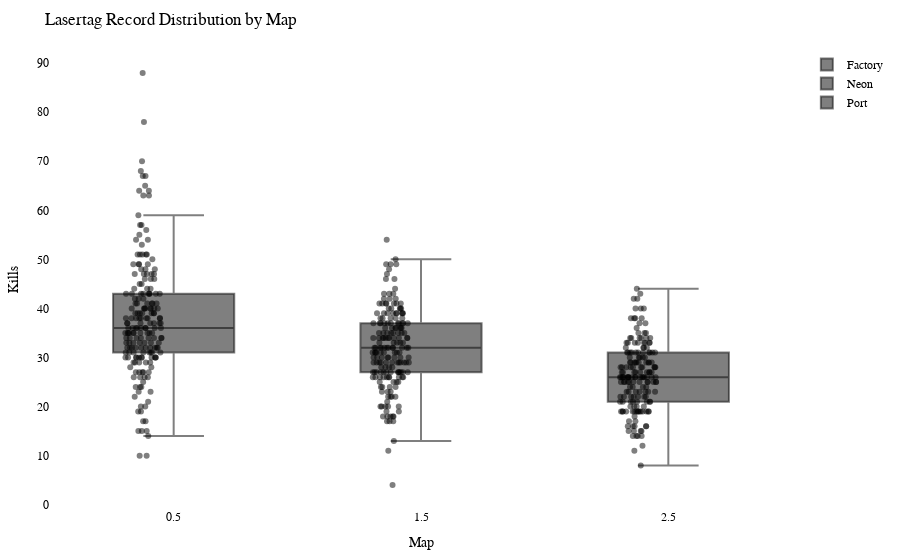

The code cell stored with this chart in its notebook:
### Code cell
import plotly.graph_objects as go
import plotly.io as pio

df = getRecordsDataframe(minigame="Lasertag")

# Calculate the offset for centering the data points
num_columns = len(df.columns)
offset = 0.5

# Create a Swarm plot using Plotly
fig = go.Figure()

for i, column in enumerate(df.columns):
    x_values = [i + offset] * len(df[column])  # Adjust x-values with offset for horizontal centering
    fig.add_trace(go.Box(x=x_values,
                         y=df[column],
                         name=column,
                         boxpoints='all',
                         pointpos=-0.5,  # Adjust point position to prevent overlapping
                         marker=dict(color='rgba(0,0,0,0.5)', size=6),  # Adjust marker color and size
                         hovertext=df.index,
                         hoverinfo='text+y'))

fig.update_layout(title="Lasertag Record Distribution by Map",
                  xaxis=dict(title="Map"),
                  yaxis=dict(title="Kills"),
                  showlegend=True,
                  font=dict(family="Arial", size=12, color="black"),  # Customize font
                  plot_bgcolor="white",  # Set background color
                  margin=dict(l=50, r=50, t=50, b=50),  # Adjust margins for better layout
                  )

pio.show(fig)

pio.write_html(fig, "out/laser_swarm_plot.html")

### Figure 1 — Plotly figure (JSON) as saved in the notebook; plotly's stock layout.template omitted (floating-point values rounded to 4 significant figures; data arrays with more than 128 entries replaced by an {"elided": "..."} marker saying what was removed)
{"data": [{"boxpoints": "all", "hoverinfo": "text+y", "hovertext": {"elided": "210 str values"}, "marker": {"color": "rgba(0,0,0,0.5)", "size": 6}, "name": "Factory", "pointpos": -0.5, "type": "box", "x": {"elided": "210 float values"}, "y": {"elided": "210 int values"}}, {"boxpoints": "all", "hoverinfo": "text+y", "hovertext": {"elided": "210 str values"}, "marker": {"color": "rgba(0,0,0,0.5)", "size": 6}, "name": "Neon", "pointpos": -0.5, "type": "box", "x": {"elided": "210 float values"}, "y": {"elided": "210 int values"}}, {"boxpoints": "all", "hoverinfo": "text+y", "hovertext": {"elided": "210 str values"}, "marker": {"color": "rgba(0,0,0,0.5)", "size": 6}, "name": "Port", "pointpos": -0.5, "type": "box", "x": {"elided": "210 float values"}, "y": {"elided": "210 int values"}}], "layout": {"font": {"color": "black", "family": "Arial", "size": 12}, "margin": {"b": 50, "l": 50, "r": 50, "t": 50}, "plot_bgcolor": "white", "showlegend": true, "title": {"text": "Lasertag Record Distribution by Map"}, "xaxis": {"title": {"text": "Map"}}, "yaxis": {"title": {"text": "Kills"}}}}
